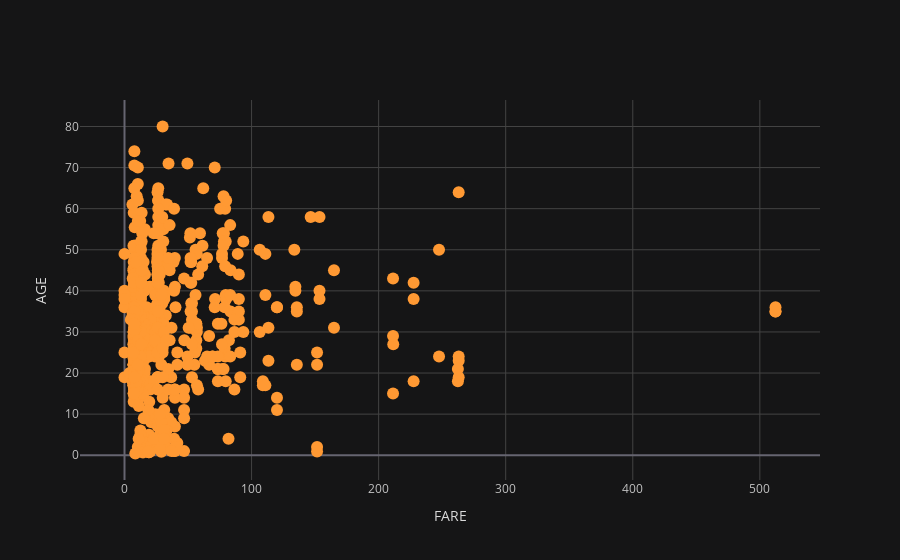

Write notebook code for a chart like this one.
### Code cell
cf.set_config_file(theme = "solar")
titanic.iplot(x="fare", y = "age", mode = "markers", xTitle = "FARE", yTitle = "AGE")

### Figure 1 — Plotly figure (JSON) as saved in the notebook; plotly's stock layout.template omitted (floating-point values rounded to 4 significant figures; data arrays with more than 128 entries replaced by an {"elided": "..."} marker saying what was removed)
{"data": [{"line": {"color": "rgba(255, 153, 51, 1.0)", "dash": "solid", "shape": "linear", "width": 1.3}, "marker": {"size": 12, "symbol": "circle"}, "mode": "markers", "name": "age", "text": "", "type": "scatter", "x": {"elided": "891 float values"}, "y": {"elided": "891 mixed values"}}], "layout": {"legend": {"bgcolor": "#151516", "font": {"color": "#D9D9D9"}}, "paper_bgcolor": "#151516", "plot_bgcolor": "#151516", "title": {"font": {"color": "#D9D9D9"}}, "xaxis": {"gridcolor": "#434343", "showgrid": true, "tickfont": {"color": "#C2C2C2"}, "title": {"font": {"color": "#D9D9D9"}, "text": "FARE"}, "zerolinecolor": "#666570"}, "yaxis": {"gridcolor": "#434343", "showgrid": true, "tickfont": {"color": "#C2C2C2"}, "title": {"font": {"color": "#D9D9D9"}, "text": "AGE"}, "zerolinecolor": "#666570"}}}
